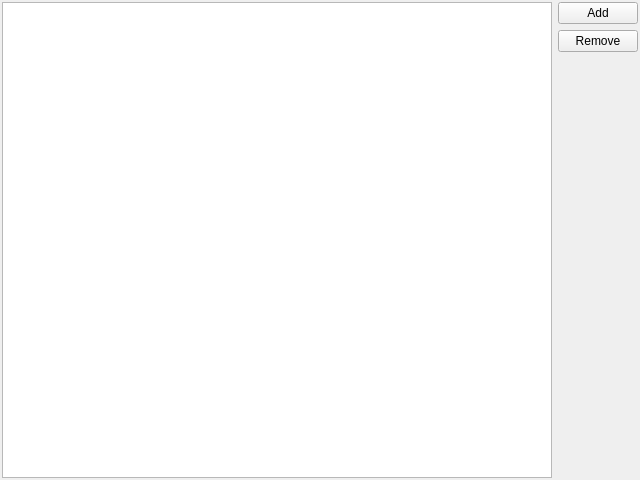
<?xml version="1.0" encoding="UTF-8"?>
<ui version="4.0">
 <class>SynchronizationWidget</class>
 <widget class="QWidget" name="SynchronizationWidget">
  <property name="geometry">
   <rect>
    <x>0</x>
    <y>0</y>
    <width>640</width>
    <height>480</height>
   </rect>
  </property>
  <property name="windowTitle">
   <string/>
  </property>
  <layout class="QGridLayout" name="gridLayout">
   <property name="margin">
    <number>2</number>
   </property>
   <item row="0" column="0">
    <widget class="QTableView" name="SyncView_">
     <property name="selectionMode">
      <enum>QAbstractItemView::SingleSelection</enum>
     </property>
    </widget>
   </item>
   <item row="0" column="1">
    <layout class="QVBoxLayout" name="verticalLayout">
     <item>
      <widget class="QPushButton" name="Add_">
       <property name="text">
        <string>Add</string>
       </property>
      </widget>
     </item>
     <item>
      <widget class="QPushButton" name="Remove_">
       <property name="text">
        <string>Remove</string>
       </property>
      </widget>
     </item>
     <item>
      <spacer name="verticalSpacer">
       <property name="orientation">
        <enum>Qt::Vertical</enum>
       </property>
       <property name="sizeHint" stdset="0">
        <size>
         <width>20</width>
         <height>40</height>
        </size>
       </property>
      </spacer>
     </item>
    </layout>
   </item>
  </layout>
 </widget>
 <resources/>
 <connections/>
</ui>
